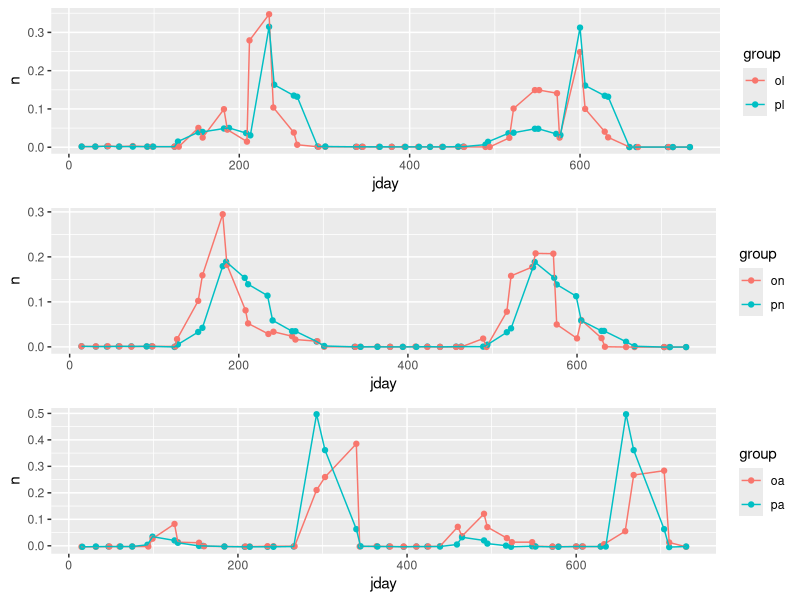

The R source for this figure:
# plots digitized using https://apps.automeris.io/wpd/
# .tar files can be loaded there to edit digitization

library(tidyverse)

pl <- read_csv("data-raw/ogden2005/fig4_data/predicted_larvae.csv",
  col_names = c("jday", "n")
) %>% mutate(group = "pl")
pn <- read_csv("data-raw/ogden2005/fig4_data/predicted_nymphs.csv",
  col_names = c("jday", "n")
) %>% mutate(group = "pn")
pa <- read_csv("data-raw/ogden2005/fig4_data/predicted_adults.csv",
  col_names = c("jday", "n")
) %>% mutate(group = "pa")
ol <- read_csv("data-raw/ogden2005/fig4_data/observed_larvae.csv",
  col_names = c("jday", "n")
) %>% mutate(group = "ol")
on <- read_csv("data-raw/ogden2005/fig4_data/observed_nymphs.csv",
  col_names = c("jday", "n")
) %>% mutate(group = "on")
oa <- read_csv("data-raw/ogden2005/fig4_data/observed_adults.csv",
  col_names = c("jday", "n")
) %>% mutate(group = "oa")

# merge all data
df <- rbind(pl, pn, pa, ol, on, oa) %>%
  arrange(jday, group) %>%
  # It looks like Ogden Fig 4 only uses the population values from the model on
  # days where there was field sampling -- we should do the same.
  mutate(jday = round(jday))

# recreate fig 4 plots to make sure they were digitized correctly
fig4a <- df %>%
  filter(group %in% c("ol", "pl")) %>%
  ggplot(aes(jday, n, color = group)) +
  geom_point() +
  geom_line()

fig4b <- df %>%
  filter(group %in% c("on", "pn")) %>%
  ggplot(aes(jday, n, color = group)) +
  geom_point() +
  geom_line()

fig4c <- df %>%
  filter(group %in% c("oa", "pa")) %>%
  ggplot(aes(jday, n, color = group)) +
  geom_point() +
  geom_line()

fig4 <- gridExtra::grid.arrange(fig4a, fig4b, fig4c)


predfig4 <- df %>%
  select(jday,num = n, stage = group) %>%
  mutate(num = round(num,2)) %>%
  filter(stage %in% c('pn', 'pl', 'pa'))

obsfig4 <- df %>%
  select(jday,num = n,stage = group) %>%
  mutate(num = round(num,2)) %>%
  filter(stage %in% c('on', 'ol', 'oa'))

write_csv(predfig4,'data-raw/ogden2005/fig4_data/fig4_pred_data.csv')
write_csv(obsfig4,'data-raw/ogden2005/fig4_data/fig4_obs_data.csv')
